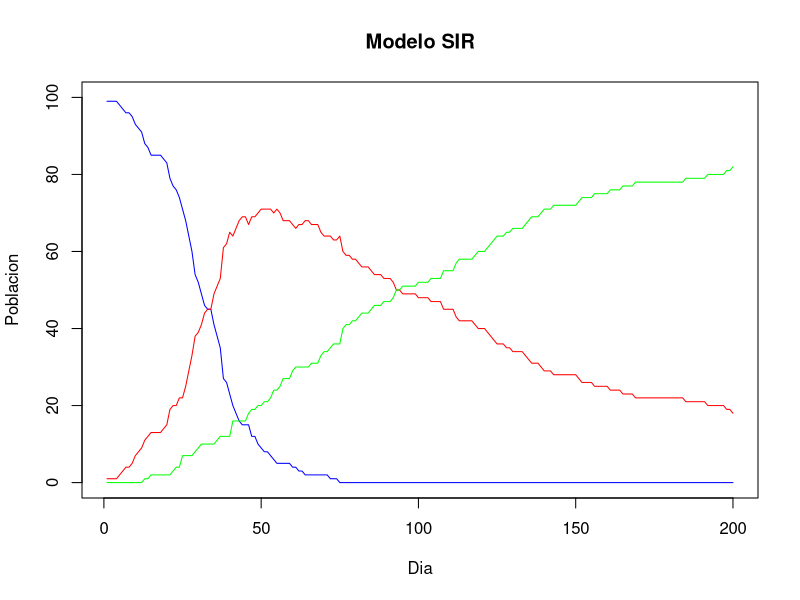

The R source for this figure:
t <- 1:200
N <- 100 
S <- rep(0, 200)  
I <- rep(0, 200) 
R <- rep(0, 200) 

pI <- 0.3
pR <- 0.01 
pC <- 0.5

I[1] <- 1             
R[1] <- 0              
S[1] <- N - I[1] - R[1] 


for (day in 2:200) {
  face_mask <- rbinom(1, S[day - 1], pC)
  
  if (S[day - 1] > 0) {
    effective_pI <- pI * (1 - face_mask / S[day - 1])
  } else {
    effective_pI <- 0
  }

  new_infected <- rbinom(1, S[day - 1], effective_pI * I[day - 1] / N)
  new_recovered <- rbinom(1, I[day - 1], pR)
  
  S[day] <- S[day - 1] - new_infected
  I[day] <- I[day - 1] + new_infected - new_recovered
  R[day] <- R[day - 1] + new_recovered
}

data.frame(Dia = t, Susceptibles = S, Infectados = I, Recuperados = R)

plot(t, S, type = "l", col = "blue", ylim = c(0, N), xlab = "Dia", ylab = "Poblacion", main = "Modelo SIR")
lines(t, I, col = "red")
lines(t, R, col = "green")